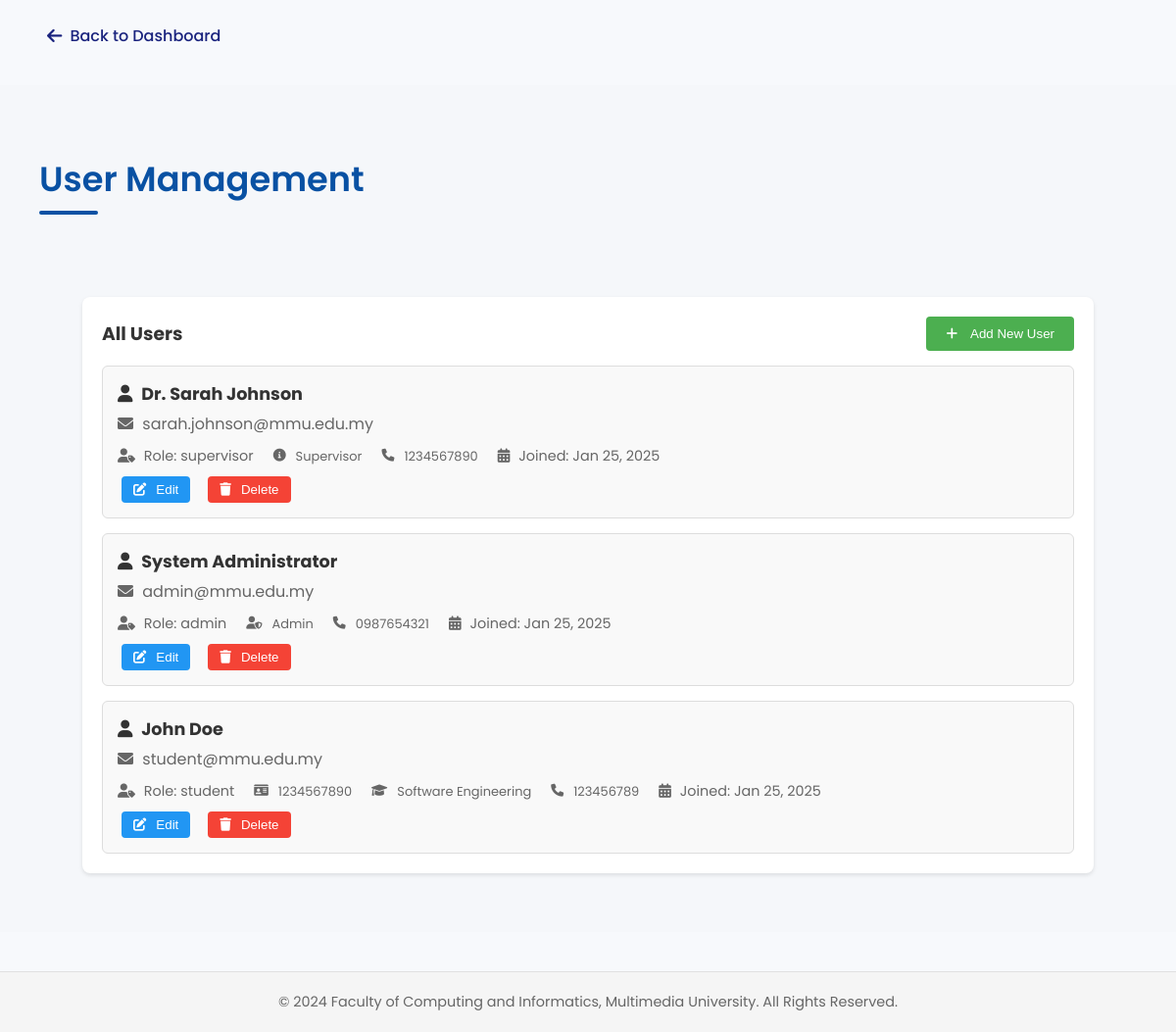
/pages/admin-dashboard/manage-users.php (signed in), run on the app's committed database.
### pages/admin-dashboard/fetch-users.php (called while the page is built, shortened)
<?php
function getAllUsers() {
    $sql = "SELECT u.user_id, u.full_name, u.email, u.role, u.phone_number, u.created_at,
            CASE
                WHEN s.student_id IS NOT NULL THEN CONCAT(s.matric_number, ' (', s.course, ')')
                WHEN sv.supervisor_id IS NOT NULL THEN 'Supervisor'
                WHEN a.admin_id IS NOT NULL THEN 'Admin'
            END as additional_info,
            s.matric_number,
            s.course
            FROM users u
            LEFT JOIN students s ON u.user_id = s.student_id
            LEFT JOIN supervisors sv ON u.user_id = sv.supervisor_id
            LEFT JOIN admins a ON u.user_id = a.admin_id
            ORDER BY u.created_at DESC";
    $conn = OpenCon();
    $result = mysqli_query($conn, $sql);
    return $result;
}
?>

### pages/admin-dashboard/manage-users.php (the view, shortened to what this page needs)
<?php
require_once "./fetch-users.php";
?>
<!DOCTYPE html>
<html lang="en">
<head>
    <link rel="stylesheet" href="../../index.css">
    <link rel="stylesheet" href="./admin-dashboard-page.css">
    <link href="https://cdnjs.cloudflare.com/ajax/libs/font-awesome/6.0.0/css/all.min.css" rel="stylesheet">
</head>
<body>
    <div class="back-button">
        <a href="./admin-dashboard-page.php" title="Back to Dashboard">
            <i class="fas fa-arrow-left"></i> Back to Dashboard
        </a>
    </div>
    <div class="section">
        <h2>User Management</h2>
        <div class="dashboard-container">
            <div class="action-panel">
                <div class="panel-header">
                    <h3>All Users</h3>
                    <button class="new-user-btn" id="newUserBtn">
                        <i class="fas fa-plus"></i> Add New User
                    </button>
                </div>
                <div class="users-list">
                    <?php
                        $result = getAllUsers();
                        while ($row = $result->fetch_assoc()) {
                            echo "<div class='user-item'>";
                            echo "<div class='user-header'>";
                            echo "<h4 class='username'><i class='fas fa-user'></i> ".$row['full_name']."</h4>";
                            echo "<p class='user-email'><i class='fas fa-envelope'></i> ".$row['email']."</p>";
                            echo "</div>";
                            echo "<div class='user-details'>";
                            echo "<span class='user-role'><i class='fas fa-user-tag'></i> Role: ".$row['role']."</span>";
                            if ($row['role'] === 'student') {
                                echo "<span class='user-info'><i class='fas fa-id-card'></i> ".$row['matric_number']."</span>";
                                echo "<span class='user-info'><i class='fas fa-graduation-cap'></i> ".$row['course']."</span>";
                            } elseif ($row['additional_info']) {
                                $icon = $row['role'] === 'supervisor' ? 'fa-info-circle' : 'fa-user-shield';
                                echo "<span class='user-info'><i class='fas ".$icon."'></i> ".$row['additional_info']."</span>";
                            }
                            echo "<span class='user-phone'><i class='fas fa-phone'></i> ".$row['phone_number']."</span>";
                            echo "<span class='user-date'><i class='fas fa-calendar-alt'></i> Joined: ".date('M d, Y', strtotime($row['created_at']))."</span>";
                            echo "</div>";
                            echo "<div class='user-actions'>";
                            echo "<button class='edit-btn' data-userid='".$row['user_id']."'><i class='fas fa-edit'></i> Edit</button>";
                            echo "<button class='delete-btn' data-userid='".$row['user_id']."'><i class='fas fa-trash'></i> Delete</button>";
                            echo "</div>";
                            echo "</div>";
                        }
                    ?>
                </div>
            </div>
        </div>
    </div>
    <footer>
        <p>&copy; 2024 Faculty of Computing and Informatics, Multimedia University. All Rights Reserved.</p>
    </footer>
</body>
</html>

### index.css (style rules this page uses)
body { font-family: 'Poppins', sans-serif; margin: 0; padding: 0; min-height: 100vh; background-color: #F7F9FC; }
.action-panel { background: white; padding: 1.5rem; border-radius: 12px; margin: 1.5rem; box-shadow: 0 4px 6px rgba(37, 99, 235, 0.1); margin-bottom: 2rem; transition: transform 0.3s ease, box-shadow 0.3s ease; }
.action-panel h3 { color: #2c3e50; margin-bottom: 1rem; }
footer { text-align: center; padding: 20px; margin-top: 40px; background-color: #f5f5f5; border-top: 1px solid #e0e0e0; }
footer p { margin: 0; color: #666; font-size: 0.9rem; }

### pages/admin-dashboard/admin-dashboard-page.css (style rules this page uses)
.section { padding: 2.5rem; margin-top: 30px; background-color: #f5f7fa; min-height: calc(100vh - 70px); }
h2 { color: #0951a3; margin-bottom: 2.5rem; font-size: 2.2rem; font-weight: 600; position: relative; padding-bottom: 10px; }
h2:after { content: ''; position: absolute; bottom: 0; left: 0; width: 60px; height: 4px; background: #0951a3; border-radius: 2px; }
.action-panel { background: #fff; border-radius: 8px; box-shadow: 0 2px 4px rgba(0, 0, 0, 0.1); padding: 20px; margin-bottom: 30px; }
.panel-header { display: flex; justify-content: space-between; align-items: center; margin-bottom: 15px; }
.panel-header h3 { margin: 0; color: #333; }
.new-user-btn { background-color: #4CAF50; color: white; border: none; padding: 10px 20px; border-radius: 4px; cursor: pointer; display: flex; align-items: center; gap: 8px; }
.users-list { display: flex; flex-direction: column; gap: 15px; }
.user-item { border: 1px solid #ddd; border-radius: 6px; padding: 15px; background-color: #f9f9f9; }
.user-header { margin-bottom: 10px; }
.username { font-size: 1.1em; margin: 0; color: #333; }
.user-email { margin: 5px 0; color: #666; }
.user-details { display: flex; gap: 20px; margin-bottom: 10px; color: #666; font-size: 0.9em; }
.user-actions { display: flex; gap: 10px; }
.edit-btn, .delete-btn { padding: 6px 12px; border: none; border-radius: 4px; cursor: pointer; display: flex; align-items: center; gap: 5px; }
.edit-btn { background-color: #2196F3; color: white; }
.delete-btn { background-color: #f44336; color: white; }
.fas { margin-right: 5px; }
:root { --primary-color: #2563eb; --background-color: #f0f7ff; --text-primary: #333333; --accent-color: #3b82f6; --success-color: #10b981; --warning-color: #f59e0b; --danger-color: #ef4444; --info-color: #06b6d4; }
footer { text-align: center; padding: 20px; margin-top: 40px; background-color: #f5f5f5; border-top: 1px solid #e0e0e0; }
footer p { margin: 0; color: #666; font-size: 0.9rem; }
.dashboard-container { padding: 20px; max-width: 1200px; margin: 0 auto; }
.user-info { display: flex; align-items: center; gap: 5px; color: #666; font-size: 0.9em; }
.user-phone { display: flex; align-items: center; gap: 5px; color: #666; font-size: 0.9em; }
.edit-btn, .delete-btn { padding: 6px 12px; margin: 0 4px; border: none; border-radius: 4px; cursor: pointer; color: white; }
.edit-btn { background-color: #2196F3; }
.delete-btn { background-color: #f44336; }
.action-panel:last-child { margin-bottom: 0; }
.back-button { margin: 1rem 0 0 2rem; }
.back-button a { display: inline-flex; align-items: center; text-decoration: none; color: #1a237e; font-weight: 500; padding: 0.5rem 1rem; border-radius: 6px; transition: all 0.2s ease; }
.back-button i { margin-right: 0.5rem; font-size: 1.1rem; }

### data on the page
users: full_name "Dr. Sarah Johnson", email "sarah.johnson@mmu.edu.my", role "supervisor", additional_info "Supervisor", phone_number "1234567890", created_at "Jan 25, 2025"
users: full_name "System Administrator", email "admin@mmu.edu.my", role "admin", additional_info "Admin", phone_number "0987654321", created_at "Jan 25, 2025"
students: student_id.full_name "John Doe", student_id.email "student@mmu.edu.my", student_id.role "student", matric_number "1234567890", course "Software Engineering", student_id.phone_number "123456789", student_id.created_at "Jan 25, 2025"
